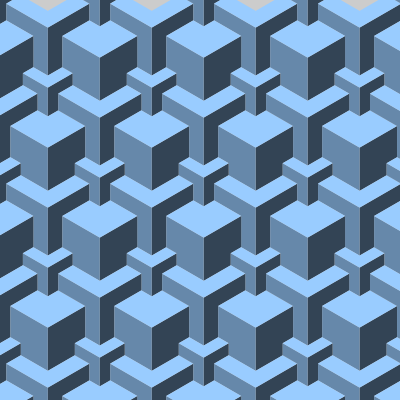
Frame 1 (no input)
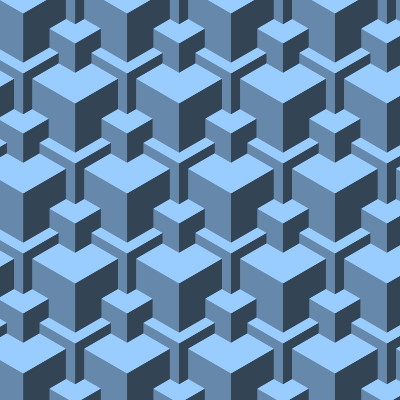
Frame 60 (the mouse pressed at the canvas centre just before this capture)
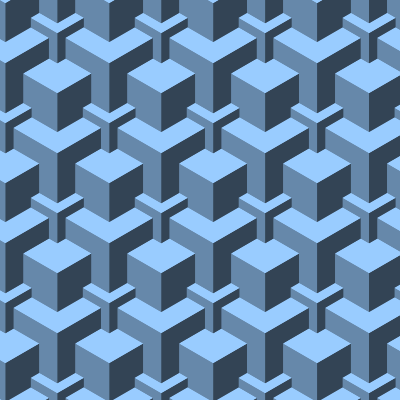
Frame 120 (the mouse held since frame 60 and released just before this capture)

The Processing sketch that drew these frames (run headless with seeded random() and noise(); from frame 60 on, the mouse is pressed at the canvas centre):

// Processing sketch: processing_106144
// ── processing_106144.pde

float DY = 20;
float DX = DY * 0.5 * sqrt(3);

//color COLOR1 = #FF99CC;
//color COLOR2 = #99CCFF;
//color COLOR3 = #CCFF99;
color COLOR1 = #99CCFF;
color COLOR2 = #99CCFF;
color COLOR3 = #99CCFF;

/*
 u   v
  \ /
   |
   w
*/
void hexVertex(float u, float v, float w) {
  vertex((v - u) * DX, (w - 0.5 * (u + v)) * DY);
}

void hexTranslate(float u, float v, float w) {
  translate((v - u) * DX, (w - 0.5 * (u + v)) * DY);
}

void drawBlock(float a, float b, float c, color col) {
  float d = 0 - a;
  float e = 1 - b;
  float f = 2 - c;

  /*
     /|
    / /
   | |
   |/
  */
  fill(lerpColor(col, #000000, 0.667));
  beginShape();
  hexVertex(0, 0, 0);
  hexVertex(d, f, d);
  hexVertex(d, f, e);
  hexVertex(d, e, e);
  hexVertex(d, e, f);
  hexVertex(d, d, f);
  endShape(CLOSE);

  /*
   |\
    \ \
     | |
      \|
  */
  fill(lerpColor(col, #000000, 0.333));
  beginShape();
  hexVertex(0, 0, 0);
  hexVertex(d, d, f);
  hexVertex(e, d, f);
  hexVertex(e, d, e);
  hexVertex(f, d, e);
  hexVertex(f, d, d);
  endShape(CLOSE);

  /*
   /\/\
   \  /
    \/
  */
  fill(col);
  beginShape();
  hexVertex(0, 0, 0);
  hexVertex(f, d, d);
  hexVertex(f, e, d);
  hexVertex(e, e, d);
  hexVertex(e, f, d);
  hexVertex(d, f, d);
  endShape(CLOSE);
}

void setup() {
  size(400, 400);
}

void draw() {
  float t = millis() * 1e-3;
  float a = sin(t - 2 * THIRD_PI) / 3;
  float b = sin(t) / 3;
  float c = sin(t + 2 * THIRD_PI) / 3;
  noStroke();
  hexTranslate(t % 9, 0, 0);
  for (int i = 0; i < 3; i++) {
    pushMatrix();
    for (int j = 0; j < 6; j++) {
      pushMatrix();
      drawBlock(a, b, c, COLOR1);
      hexTranslate(-3, 0, 0);
      drawBlock(b, c, a, COLOR2);
      hexTranslate(0, -3, 0);
      drawBlock(c, a, b, COLOR3);
      hexTranslate(-3, 0, 0);
      drawBlock(a, b, c, COLOR1);
      hexTranslate(0, -3, 0);
      drawBlock(b, c, a, COLOR2);
      hexTranslate(-3, 0, 0);
      drawBlock(c, a, b, COLOR3);
      popMatrix();
      hexTranslate(-3, +3, 0);
    }
    popMatrix();
    hexTranslate(0, 0, 9);
  }
}
